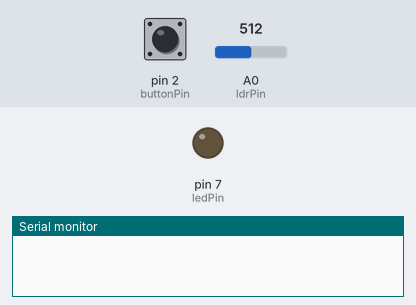
The sketch below on a simulated Arduino Uno, built with avr-gcc and run on an emulated ATmega328P. Parts: output pins drawn as LEDs (lit = HIGH), the last lines printed to the serial monitor. The inputs (shaded band) are chosen by the test bench; at power-on: pin 2 (buttonPin) HIGH, A0 (ldrPin) = 512.

Above: at 1.3 s.
1.4 s: pin 2 (buttonPin) pulled LOW for 0.6 s
At 3.1 s:
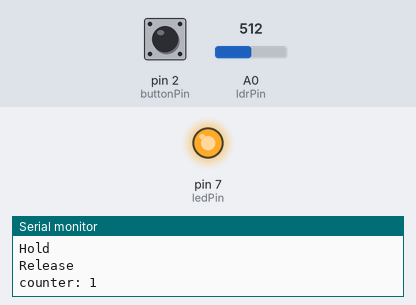
3.5 s: pin 2 (buttonPin) pulled LOW for 1 s
At 5.8 s:
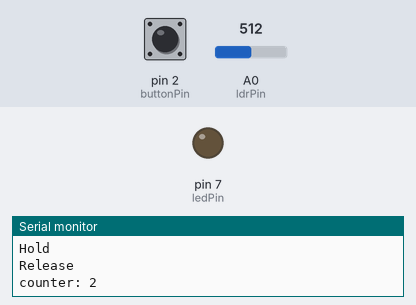
6.1 s: pin 2 (buttonPin) pulled LOW for 3.2 s
At 10.9 s:
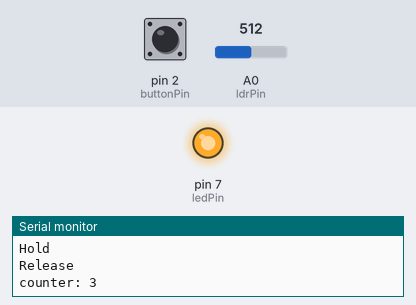
Timing chart, 0 to 12.4 s (numbered marks = the images above; inputs shaded):
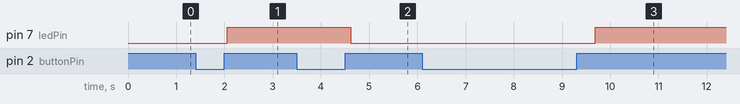

Measured:
- after the input at 1.4 s, pin 7 (ledPin): LOW → HIGH after 0.66 s
- after the input at 3.5 s, pin 7 (ledPin): HIGH → LOW after 1.1 s
- after the input at 6.1 s, pin 7 (ledPin): LOW → HIGH after 3.6 s

The sketch:

Sub-task-1.ino
```cpp
// Date: 16 Mar 2022
// Intro to Embedded System Group 1
// LED fading by LDR

const int ledPin = 7;
const int buttonPin = 2;
const int ldrPin = A0;

int buttonState = 0;
int lastState = 1;
int counter = 0;

void setup() {
  // put your setup code here, to run once:
  Serial.begin(9600);
  pinMode(ledPin, OUTPUT);
  pinMode(buttonPin, INPUT_PULLUP);
  pinMode(ldrPin, INPUT);
}

void loop() {
  // button state pullup normally high (1)
  buttonState = digitalRead(buttonPin);

  if (buttonState != lastState) {
    if (buttonState == 1) {
      Serial.println("Release");
      counter++;
      Serial.print("counter: ");
      Serial.println(counter);
    } else {
      Serial.println("Hold");
    }
    // Delay a little bit to avoid bouncing
    delay(30);
  }
  // save the current state as the last state, for next time through the loop
  lastState = buttonState;

  // read intensity of light
  int sensorValue = analogRead(ldrPin);
  float voltage = sensorValue * (5.0 / 1023.0);

  // if #odd forward #even reverse
  if (counter % 2 == 1) {
    analogWrite(ledPin, voltage * 100);
  } else {
    analogWrite(ledPin, 255 - voltage * 150);
  }
  delay(500);
}
```
